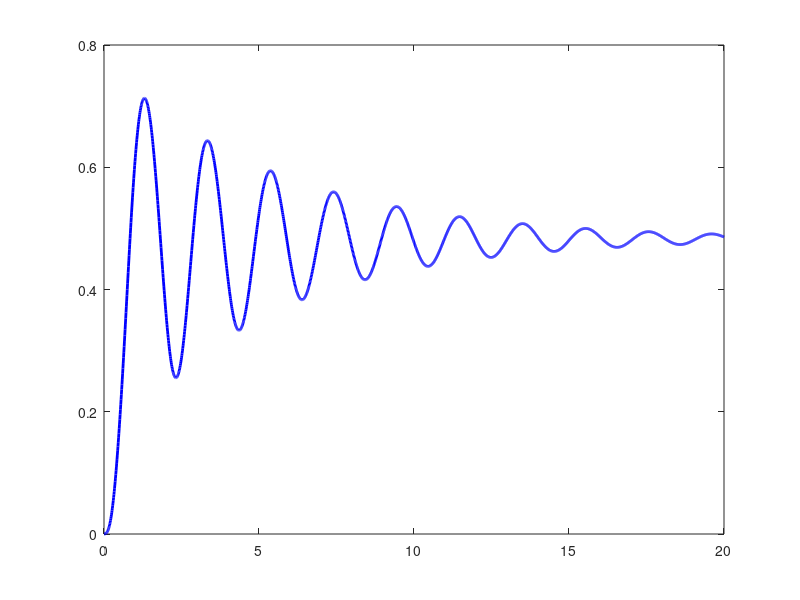

Here is the MATLAB script that generated this plot: (Note: this script raises an error after producing the figure.)
% PD CONTROLLER NON LINEAR 



clc; clear; close all;
g = 9.81;
ms = 0.05;
Ib = 0.01;
beam_length = 2;
r_desired = 0.5;
K1 = [14 0 10 0];     % position and angle
K2 = [0 3 0 2];       % velocity terms (r_dot, theta_dot)
tau_max = 4;
theta_max = deg2rad(45);
ball_friction = 0.8;
beam_friction = 0.5;
dt = 0.01; t_end = 20;
tspan = 0:dt:t_end;
x0 = [0; 0; 0.05; 0];
X = zeros(length(tspan), 4);
U = zeros(length(tspan), 1);
X(1,:) = x0';
for i = 1:length(tspan)-1
    x = X(i,:)';
    r = x(1); r_dot = x(2); theta = x(3); theta_dot = x(4);
    x_desired = [r_desired; 0; 0; 0];
    dx_desired = [0; 0; 0; 0];
    e = x - x_desired;
    dx = [0; r_dot; 0; theta_dot];
    tau = -K1 * e - K2 * dx;
    tau = max(min(tau, tau_max), -tau_max);
    dx_state = zeros(4,1);
    dx_state(1) = r_dot;
    dx_state(2) = (g*sin(theta) - r*theta_dot^2*cos(theta))*5/7 - ball_friction*r_dot;
    dx_state(3) = theta_dot;
    dx_state(4) = (tau - ms * g * r * cos(theta) - 2 * ms * r * r_dot * theta_dot - beam_friction * theta_dot) / (Ib + ms * r^2);
    X(i+1,:) = X(i,:) + dx_state'*dt;
    if abs(X(i+1,3)) > theta_max
        X(i+1,3) = sign(X(i+1,3)) * theta_max;
        X(i+1,4) = 0;
    end
    if abs(X(i+1,1)) > beam_length/2
        X(i+1,1) = sign(X(i+1,1)) * beam_length/2;
        X(i+1,2) = 0;
    end
    U(i) = tau;
end
ball_pos = X(:,1);
beam_angle = X(:,3);
figure;
plot(tspan, ball_pos, 'b', 'LineWidth', 2); hold on;
yline(r_desired, '--r', 'Target');
xlabel('Time (s)'); ylabel('Ball Position (m)');
title('Ball Position vs Time'); grid on;
figure;
plot(tspan, rad2deg(beam_angle), 'm', 'LineWidth', 2);
xlabel('Time (s)'); ylabel('Beam Angle (deg)');
title('Beam Angle vs Time'); grid on;
figure;
plot(tspan(1:end-1), U(1:end-1), 'k', 'LineWidth', 2);
xlabel('Time (s)'); ylabel('Control Torque (Nm)');
title('Torque vs Time'); grid on;
